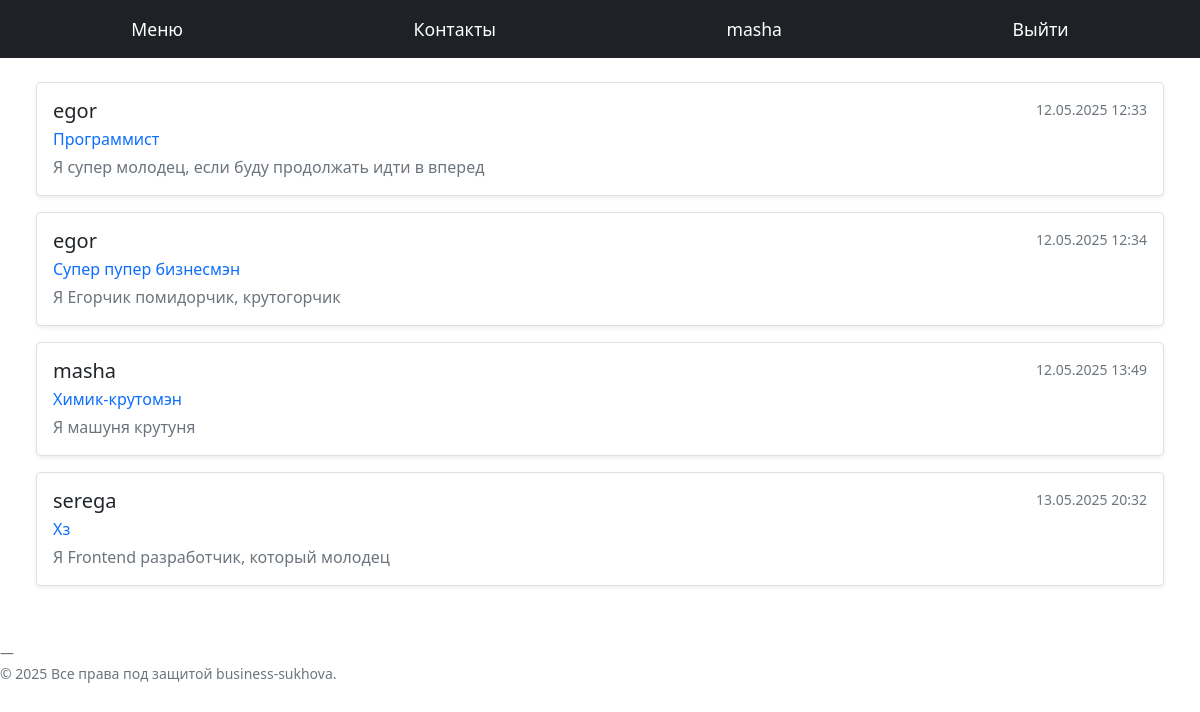
Screenshot of /resume/all/ (signed in) with the database file from the repository.
### resume/models.py (models this page shows)
class Resume(models.Model):
    author = models.ForeignKey(Profile, on_delete=models.CASCADE, related_name='resumes')
    about = models.TextField()
    profession = models.CharField(max_length=100)
    education = models.CharField(max_length=100)
    skills = models.TextField()
    portfolio = models.TextField()
    updated_at = models.DateTimeField(auto_now=True)
    created_at = models.DateTimeField(auto_now_add=True)

### root/models.py (models this page shows, shortened)
class Profile(models.Model):
    user = models.OneToOneField(User, on_delete=models.CASCADE, related_name='profile')
    city = models.CharField(max_length=100, null=True, blank=True)
    country = models.CharField(max_length=100, null=True, blank=True)

### resume/views.py (the view)
# urls.py: path('all/', views.all_resumes, name='all'),
def all_resumes(request):
    if request.method == "GET":
        resumes = Resume.objects.all()
        return render(request, 'resume/list.html', context={"resumes": resumes})

### resume/templates/resume/list.html (shortened to what this page needs)
{% extends "root/base.html" %}
{% load static %}
{% block main %}
	{% for resume in resumes %}
        {% include 'resume/resume-mini.html' with resume=resume %}
    {% empty %}
        <h2>Кажется резюме нет!</h2>
    {% endfor %}
{% endblock %}

### root/templates/root/base.html (shortened to what this page needs)
{% load static %}
<!DOCTYPE html>
<html lang="en">
<head>
    <link rel="stylesheet" href="{% static 'root/css/base.css' %}">
    <link rel="stylesheet" href="{% static 'bootstrap-5.0.2-dist/css/bootstrap.min.css' %}">
</head>
<body>
    <header>
        <div class="nav-container">
            <a href="{% url 'root:main' %}">Меню</a>
            <a href="{% url 'root:contacts' %}">Контакты</a>
            {% if user.is_authenticated %}
                <a href="#" class="nav-link-like">{{ user.username }}</a>
                <a href="{% url 'root:logout' %}" class="nav-link-like">Выйти</a>
            {% else %}
                <a href="{% url 'root:login' %}">Войти</a>
            {% endif %}
        </div>
    </header>
    <main>
        {% block main %}
        {% endblock %}
    </main>
    <footer class="blockquote-footer mt-3">
        <p>&copy; 2025 Все права под защитой business-sukhova.</p>
    </footer>
</body>
</html>

### resume/templates/resume/resume-mini.html
<a href="{% url 'resume:get_by_id' resume.id %}" class="resume-preview d-block text-decoration-none text-dark">
  <div class="card p-3 mb-3 shadow-sm rounded-3">
    <div class="d-flex justify-content-between">
      <h5 class="mb-1">{{ resume.author.user.username }}</h5>
      <small class="text-muted">{{ resume.updated_at|date:"d.m.Y H:i" }}</small>
    </div>
    <p class="mb-1 text-primary">{{ resume.profession }}</p>
    <p class="mb-0 text-truncate text-secondary" style="max-width: 100%;">
      {{ resume.about|truncatewords:10 }}
    </p>
  </div>
</a>

### root/static/root/css/base.css (style rules this page uses)
header { width: 100%; background-color: #1e2125; }
.nav-container { max-width: 1200px; margin: 0 auto; display: flex; justify-content: space-around; align-items: center; padding: 1em; }
.nav-container a, .nav-link-like { color: white; text-decoration: none; font-size: 1.1em; }
main { padding: 2% 3%; }

### rows the page displays
Resume: author.user.username "egor", updated_at "12.05.2025 12:33", profession "Программист", about "Я супер молодец, если буду продолжать идти в вперед"
Resume: author.user.username "egor", updated_at "12.05.2025 12:34", profession "Супер пупер бизнесмэн", about "Я Егорчик помидорчик, крутогорчик"
Resume: author.user.username "masha", updated_at "12.05.2025 13:49", profession "Химик-крутомэн", about "Я машуня крутуня"
Resume: author.user.username "serega", updated_at "13.05.2025 20:32", profession "Хз", about "Я Frontend разработчик, который молодец"

### other values shown
{{ user.username }} "masha"
